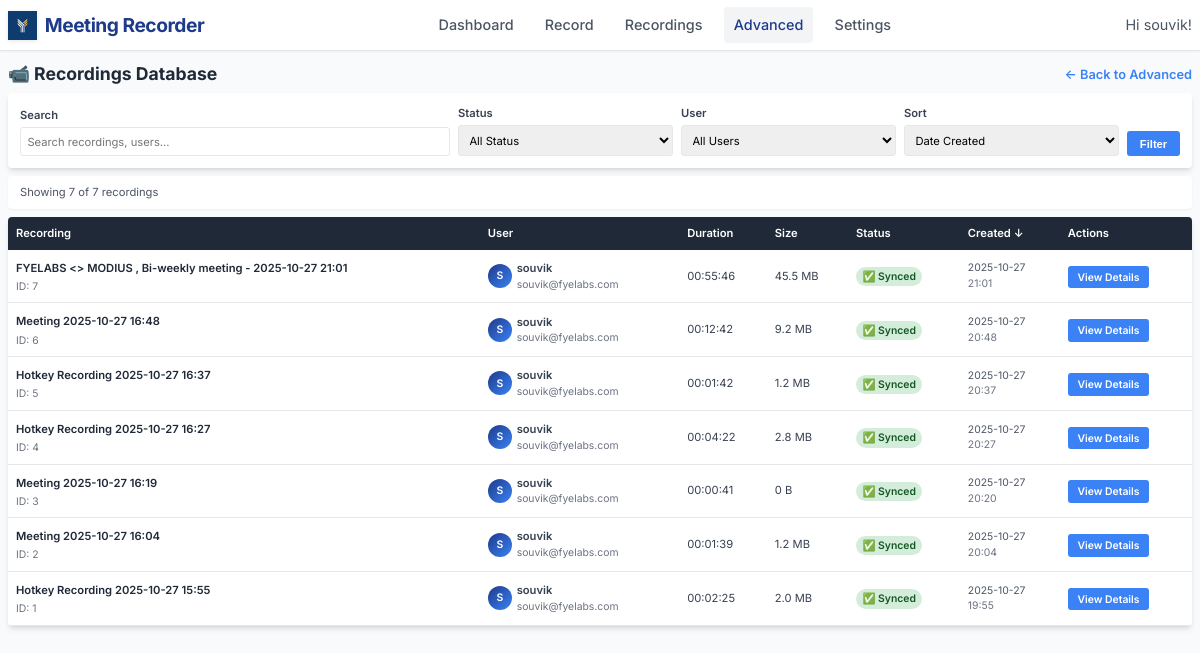
Page /admin/recordings (signed in) on the earlier database version.
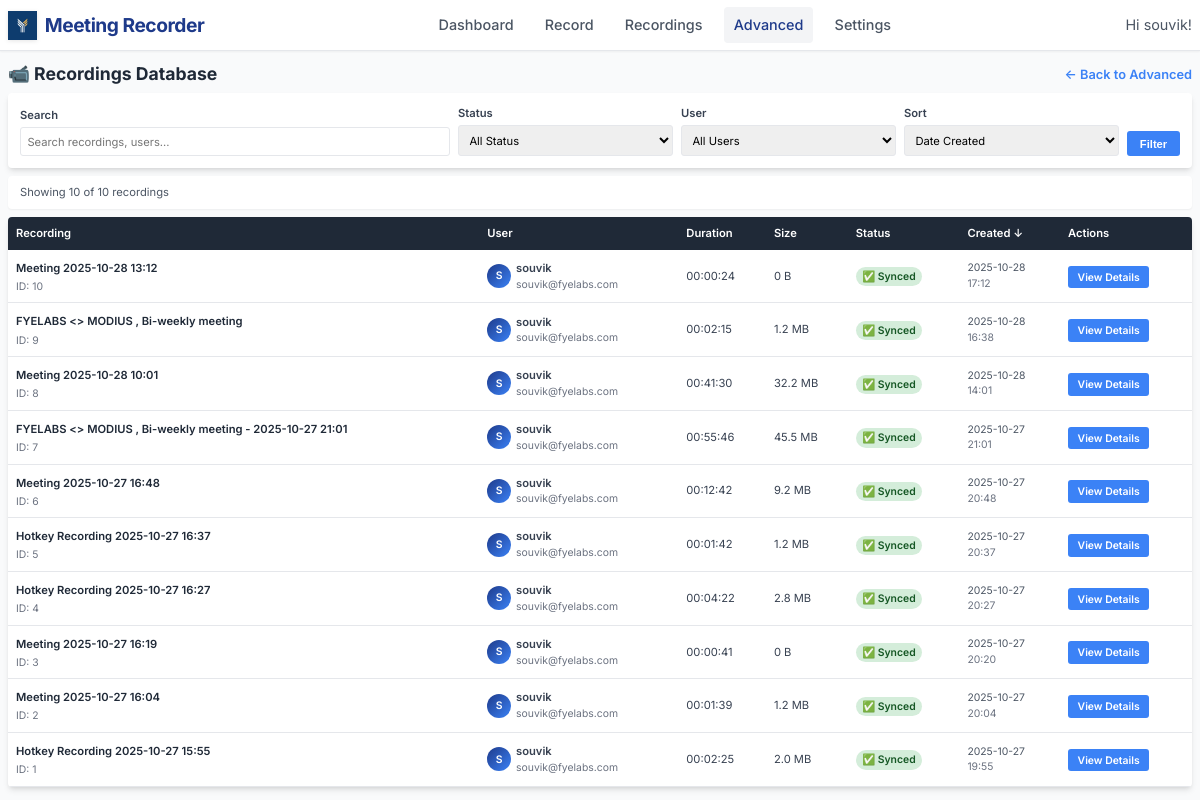
Same page on the later database version.
### models.py (models this page shows, shortened)
class Recording(db.Model):
    id = db.Column(db.Integer, primary_key=True)
    title = db.Column(db.String(200), nullable=False)
    filename = db.Column(db.String(255), nullable=False)
    file_path = db.Column(db.String(500), nullable=False)
    file_size = db.Column(db.BigInteger, default=0)  # in bytes
    duration = db.Column(db.Integer, default=0)  # in seconds
    created_at = db.Column(db.DateTime, default=datetime.utcnow)
    started_at = db.Column(db.DateTime)
    ended_at = db.Column(db.DateTime)
    monitor_name = db.Column(db.String(200))
    resolution = db.Column(db.String(50))  # e.g., "1920x1080"
    uploaded = db.Column(db.Boolean, default=False)
    upload_url = db.Column(db.String(500))  # Legacy field - kept for compatibility
    video_url = db.Column(db.String(500))
    transcript_url = db.Column(db.String(500))
    thumbnail_url = db.Column(db.String(500))
    upload_status = db.Column(db.String(50), default='pending')  # pending, uploading, completed, failed
    upload_metadata = db.Column(db.Text)  # JSON metadata from upload
    user_id = db.Column(db.Integer, db.ForeignKey('user.id'), nullable=False)
    status = db.Column(db.String(50), default='completed')  # recording, processing, completed, failed

class User(UserMixin, db.Model):
    id = db.Column(db.Integer, primary_key=True)
    username = db.Column(db.String(80), unique=True, nullable=False)
    email = db.Column(db.String(120), unique=True, nullable=False)
    password_hash = db.Column(db.String(128))
    created_at = db.Column(db.DateTime, default=datetime.utcnow)
    is_active = db.Column(db.Boolean, default=True)
    default_monitor = db.Column(db.String(200))  # Default monitor for recordings
    auto_delete_days = db.Column(db.Integer, default=30)  # Auto-delete recordings after N days
    recordings = db.relationship('Recording', backref='user', lazy=True)
    meetings = db.relationship('Meeting', backref='user', lazy=True)

### app.py (the view, shortened to what this page needs)
@app.route('/admin/recordings')
@login_required
def admin_recordings():
    try:
        page = request.args.get('page', 1, type=int)
        per_page = 20
        search = request.args.get('search', '').strip()
        status_filter = request.args.get('status', 'all')
        user_filter = request.args.get('user', 'all')
        sort_by = request.args.get('sort', 'created_at')
        sort_order = request.args.get('order', 'desc')
        query = db.session.query(Recording, User).join(User)
        if user_filter != 'all':
            query = query.filter(User.id == int(user_filter))
        if sort_by == 'title':
            sort_column = Recording.title
        elif sort_by == 'username':
            sort_column = User.username
        elif sort_by == 'duration':
            sort_column = Recording.duration
        elif sort_by == 'file_size':
            sort_column = Recording.file_size
        elif sort_by == 'upload_status':
            sort_column = Recording.upload_status
        else:
            sort_column = Recording.created_at
        if sort_order == 'asc':
            query = query.order_by(sort_column.asc())
        else:
            query = query.order_by(sort_column.desc())
        recordings = query.paginate(page=page, per_page=per_page, error_out=False)
        users = User.query.all()
        return render_template('admin/recordings.html',
                             recordings=recordings,
                             users=users,
                             search=search,
                             status_filter=status_filter,
                             user_filter=user_filter,
                             sort_by=sort_by,
                             sort_order=sort_order)
    except Exception as e:
        logger.error(f"❌ Advanced recordings error: {e}")
        return f"Database error: {e}", 500

### app.py (called while the page is built)
def format_file_size(size_bytes):
    if not size_bytes:
        return "0 B"
    for unit in ['B', 'KB', 'MB', 'GB']:
        if size_bytes < 1024:
            return f"{size_bytes:.1f} {unit}"
        size_bytes /= 1024
    return f"{size_bytes:.1f} TB"

def format_duration(seconds):
    if not seconds:
        return "00:00:00"
    hours = seconds // 3600
    minutes = (seconds % 3600) // 60
    secs = seconds % 60
    return f"{hours:02d}:{minutes:02d}:{secs:02d}"

@app.context_processor
def utility_processor():
    active_recording = None
    if current_user.is_authenticated:
        from dual_stream import DualModeStreamer
        global recording_state
        if recording_state.get('active', False):
            recent_recording = Recording.query.filter_by(user_id=current_user.id).order_by(Recording.created_at.desc()).first()
            if recent_recording and recent_recording.status != 'completed':
                active_recording = recent_recording
    return dict(
        format_file_size=format_file_size,
        format_duration=format_duration,
        active_recording=active_recording
    )

### templates/admin/recordings.html (shortened to what the changed rows need)
{% extends "base.html" %}
{% block content %}
<div style="display: flex; justify-content: space-between; align-items: center; margin-bottom: 0.5rem;">
    <h1 style="color: var(--gray-800); margin: 0; font-size: 1.1rem;">📹 Recordings Database</h1>
</div>
<div style="background: white; padding: 0.5rem 0.75rem; border-radius: 4px; margin-bottom: 0.5rem; box-shadow: var(--shadow-sm);">
    <p style="margin: 0; color: var(--gray-600); font-size: 0.7rem;">
        Showing {{ recordings.items|length }} of {{ recordings.total }} recordings
    </p>
</div>
{% if recordings.items %}
<div style="background: white; border-radius: 4px; overflow: hidden; box-shadow: var(--shadow-md);">
    <table style="width: 100%; border-collapse: collapse;">
        <thead>
            <tr style="background: var(--gray-800); color: white;">
                <th style="padding: 0.5rem; text-align: left; font-weight: 600; font-size: 0.7rem;">
                    <a href="?sort=title&order={{ 'asc' if sort_by == 'title' and sort_order == 'desc' else 'desc' }}&search={{ search }}&status={{ status_filter }}&user={{ user_filter }}"
                       style="color: white; text-decoration: none;">
                        Recording {% if sort_by == 'title' %}{{ '↑' if sort_order == 'asc' else '↓' }}{% endif %}
                    </a>
                </th>
                <th style="padding: 0.5rem; text-align: left; font-weight: 600; font-size: 0.7rem;">
                    <a href="?sort=username&order={{ 'asc' if sort_by == 'username' and sort_order == 'desc' else 'desc' }}&search={{ search }}&status={{ status_filter }}&user={{ user_filter }}"
                       style="color: white; text-decoration: none;">
                        User {% if sort_by == 'username' %}{{ '↑' if sort_order == 'asc' else '↓' }}{% endif %}
                    </a>
                </th>
                <th style="padding: 0.5rem; text-align: left; font-weight: 600; font-size: 0.7rem;">
                    <a href="?sort=duration&order={{ 'asc' if sort_by == 'duration' and sort_order == 'desc' else 'desc' }}&search={{ search }}&status={{ status_filter }}&user={{ user_filter }}"
                       style="color: white; text-decoration: none;">
                        Duration {% if sort_by == 'duration' %}{{ '↑' if sort_order == 'asc' else '↓' }}{% endif %}
                    </a>
                </th>
                <th style="padding: 0.5rem; text-align: left; font-weight: 600; font-size: 0.7rem;">
                    <a href="?sort=file_size&order={{ 'asc' if sort_by == 'file_size' and sort_order == 'desc' else 'desc' }}&search={{ search }}&status={{ status_filter }}&user={{ user_filter }}"
                       style="color: white; text-decoration: none;">
                        Size {% if sort_by == 'file_size' %}{{ '↑' if sort_order == 'asc' else '↓' }}{% endif %}
                    </a>
                </th>
                <th style="padding: 0.5rem; text-align: left; font-weight: 600; font-size: 0.7rem;">
                    <a href="?sort=upload_status&order={{ 'asc' if sort_by == 'upload_status' and sort_order == 'desc' else 'desc' }}&search={{ search }}&status={{ status_filter }}&user={{ user_filter }}"
                       style="color: white; text-decoration: none;">
                        Status {% if sort_by == 'upload_status' %}{{ '↑' if sort_order == 'asc' else '↓' }}{% endif %}
                    </a>
                </th>
                <th style="padding: 0.5rem; text-align: left; font-weight: 600; font-size: 0.7rem;">
                    <a href="?sort=created_at&order={{ 'asc' if sort_by == 'created_at' and sort_order == 'desc' else 'desc' }}&search={{ search }}&status={{ status_filter }}&user={{ user_filter }}"
                       style="color: white; text-decoration: none;">
                        Created {% if sort_by == 'created_at' %}{{ '↑' if sort_order == 'asc' else '↓' }}{% endif %}
                    </a>
                </th>
                <th style="padding: 0.5rem; text-align: left; font-weight: 600; font-size: 0.7rem;">Actions</th>
            </tr>
        </thead>
        <tbody>
            {% for recording, user in recordings.items %}
            <tr style="border-bottom: 1px solid var(--gray-200);" onmouseover="this.style.backgroundColor='var(--gray-50)'" onmouseout="this.style.backgroundColor='white'">
                <td style="padding: 0.5rem; vertical-align: middle;">
                    <div>
                        <a href="{{ url_for('admin_recording_detail', recording_id=recording.id) }}"
                           style="font-weight: 600; color: var(--gray-800); text-decoration: none; font-size: 0.7rem;">
                            {{ recording.title }}
                        </a>
                        <div style="color: var(--gray-500); font-size: 0.65rem; margin-top: 0.1rem;">
                            ID: {{ recording.id }}
                        </div>
                    </div>
                </td>
                <td style="padding: 0.5rem; vertical-align: middle;">
                    <div style="display: flex; align-items: center;">
                        <div style="width: 24px; height: 24px; border-radius: 50%; background: linear-gradient(135deg, var(--primary-blue), var(--secondary-blue)); display: flex; align-items: center; justify-content: center; color: white; font-weight: 600; margin-right: 0.3rem; font-size: 0.65rem;">
                            {{ user.username[0].upper() }}
                        </div>
                        <div>
                            <div style="font-weight: 600; font-size: 0.7rem;">{{ user.username }}</div>
                            <div style="color: var(--gray-500); font-size: 0.65rem;">{{ user.email }}</div>
                        </div>
                    </div>
                </td>
                <td style="padding: 0.5rem; vertical-align: middle; font-size: 0.7rem;">
                    {{ format_duration(recording.duration) }}
                </td>
                <td style="padding: 0.5rem; vertical-align: middle; font-size: 0.7rem;">
                    {{ format_file_size(recording.file_size) }}
                </td>
                <td style="padding: 0.5rem; vertical-align: middle;">
                    {% if recording.upload_status == 'completed' and recording.uploaded %}
                        <span style="background-color: #d4edda; color: #155724; padding: 0.2rem 0.4rem; border-radius: 12px; font-size: 0.65rem; font-weight: 600;">✅ Synced</span>
                    {% elif recording.upload_status == 'uploading' %}
                        <span style="background-color: #cce5ff; color: #004085; padding: 0.2rem 0.4rem; border-radius: 12px; font-size: 0.65rem; font-weight: 600;">⬆️ Uploading</span>
                    {% elif recording.upload_status == 'failed' %}
                        <span style="background-color: #f8d7da; color: #721c24; padding: 0.2rem 0.4rem; border-radius: 12px; font-size: 0.65rem; font-weight: 600;">❌ Failed</span>
                    {% else %}
                        <span style="background-color: #fff3cd; color: #856404; padding: 0.2rem 0.4rem; border-radius: 12px; font-size: 0.65rem; font-weight: 600;">💾 Local</span>
                    {% endif %}
                </td>
                <td style="padding: 0.5rem; vertical-align: middle;">
                    <div style="color: var(--gray-600); font-size: 0.65rem;">
                        {{ recording.created_at.strftime('%Y-%m-%d') if recording.created_at else 'N/A' }}
                        <br>
                        <span style="color: var(--gray-500);">{{ recording.created_at.strftime('%H:%M') if recording.created_at else '' }}</span>
                    </div>
                </td>
                <td style="padding: 0.5rem; vertical-align: middle;">
                    <a href="{{ url_for('admin_recording_detail', recording_id=recording.id) }}"
                       style="background: var(--secondary-blue); color: white; padding: 0.3rem 0.6rem; text-decoration: none; border-radius: 3px; font-size: 0.65rem; font-weight: 600;">
                        View Details
                    </a>
                </td>
            </tr>
            {% endfor %}
        </tbody>
    </table>
</div>
{% endif %}
{% endblock %}

Differences in the rows shown:
added Recording: title "Meeting 2025-10-28 13:12", id "10", username "S", username "souvik", email "souvik@fyelabs.com", duration "00:00:24", file_size "0 B", upload_status "✅ Synced", created_at "2025-10-28", created_at "17:12"
added Recording: title "FYELABS <> MODIUS , Bi-weekly meeting", id "9", username "S", username "souvik", email "souvik@fyelabs.com", duration "00:02:15", file_size "1.2 MB", upload_status "✅ Synced", created_at "2025-10-28", created_at "16:38"
added Recording: title "Meeting 2025-10-28 10:01", id "8", username "S", username "souvik", email "souvik@fyelabs.com", duration "00:41:30", file_size "32.2 MB", upload_status "✅ Synced", created_at "2025-10-28", created_at "14:01"
Other differences:
{{ recordings.items|length }}: "7" → "10"
{{ recordings.total }}: "7" → "10"
